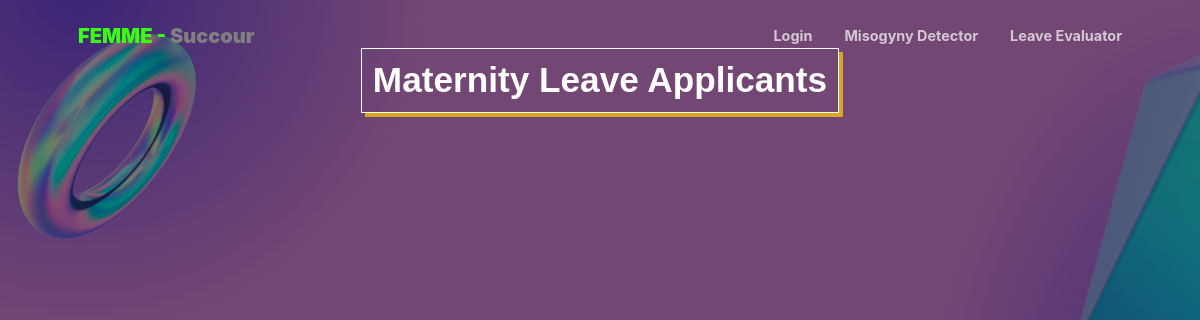
Page /leave/dashboard on the earlier database version.
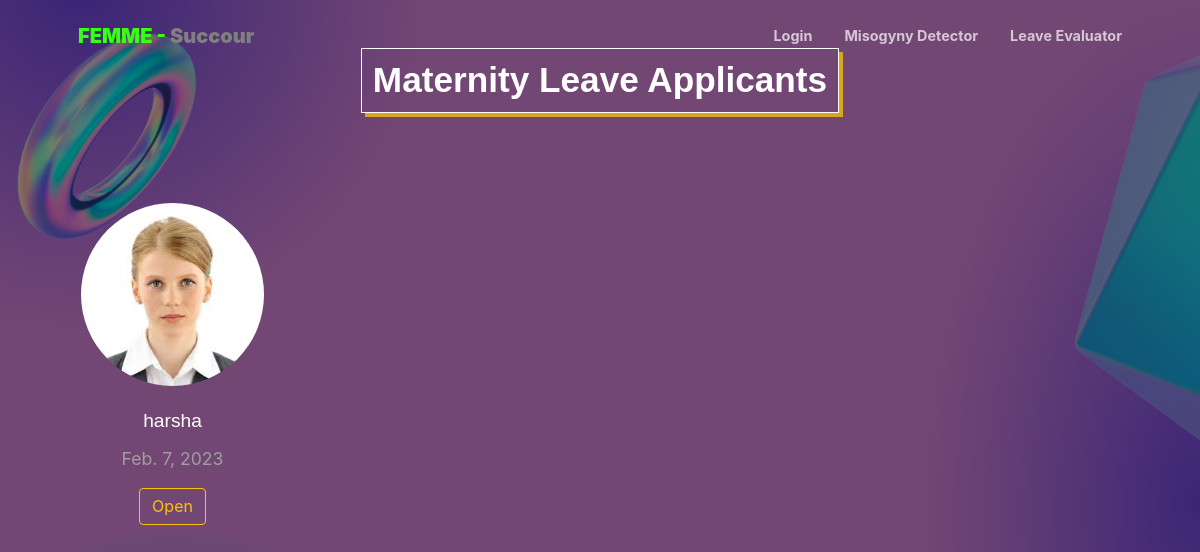
Same page on the later database version.
### leaveCalculator/models.py (models this page shows, shortened)
class Leave(models.Model):
    timestamp = models.DateTimeField(auto_now_add=True)
    profile = models.ForeignKey(Profile, on_delete=models.CASCADE)
    slug = models.SlugField(max_length=264, unique=True, default='',editable=False)
    report = models.FileField()
    maternity_leave = models.IntegerField(default=9)
    pregnancy_date = models.DateField()
    leave_approved = models.BooleanField(default=False)

### accounts/models.py (models this page shows)
class Profile(models.Model):
    user = models.OneToOneField(User, on_delete=models.CASCADE)
    is_HR = models.BooleanField()
    def __str__(self):
        return str(f'{self.user.username}')

### leaveCalculator/views.py (the view)
# urls.py: path('dashboard', views.leavedash, name="leavedash"),
def leavedash(request):
    leaves = list(Leave.objects.filter(leave_approved = False))
    context = {'leaves': leaves}
    return render(request, "hr_dashboard.html", context)

### templates/hr_dashboard.html (shortened to what this page needs)
{% extends "base.html" %}
{% load static %}
{% block content %}
<link rel="stylesheet" href="{% static 'css/hr_dash.css' %}">
<link rel="stylesheet" href="{% static 'css/main.css' %}">
<div class="container" id="dummy">
    <div class="row">
        <div class="col-sm-12 col-lg-12 col-md-12">
            <a class="ahead" href="#dummyhead">
                <h1 id="dummyhead" class="heading"
                    style="text-align: center; font-family: 'Montserrat', sans-serif; color: white; font-weight: bold; padding: 6%;">
                    Maternity Leave Applicants</h1>
            </a>
        </div>
    </div>
</div>
<div class="container">
    <div data-aos="fade-up-right">
        <div class="row" style="text-align: center;">
            {% for leave in leaves %}
            <div class="ppimg col-sm-12 col-lg-3 col-md-6">
                <a class="imglink">
                    <img class="pimg"
                        alt="1">
                </a>
                <a class="imgp" href="task1.html" style="padding: 4%; display: block;">{{ leave.profile }}</a>
                <p style="font-size: 1.1rem; color: rgb(160, 158, 158);">{{ leave.pregnancy_date }}</p>
                <a href="{% url 'leaveprofile' the_slug=leave.slug %}"">
                    <button type=" button" class="btn btn-outline-warning" style="line-height: 1.4;">Open</button>
                </a>
            </div>
            {% endfor %}
        </div>
    </div>
</div>
{% endblock content %}

### templates/base.html (shortened to what this page needs)
{% load static %}
<!DOCTYPE html>
<html lang="en">
<head>
</head>
<body>
    {% include 'navbar.html' %}
    {% block content %}
    {% endblock content %}
</body>
</html>

### templates/navbar.html (shortened to what this page needs)
<nav class="navbar navbar-expand-lg navbar-light fixed-top py-3" id="mainNav">
    <div class="container px-4 px-lg-5">
        <a class="navbar-brand" href="{% url 'home' %}"><b><span style="color:#39FF14">FEMME -</span>
                <span style="color: grey">Succour</span></b></a>
        <div class="collapse navbar-collapse" id="navbarResponsive">
            <ul class="navbar-nav ms-auto my-2 my-lg-0">
                {% if user.is_authenticated %}
                <li class="nav-item"><a class="nav-link" href="{% url 'profile' %}">{{ user }}</a></li>
                {% else %}
                <li class="nav-item"><a class="nav-link" href="{% url 'login' %}">Login</a></li>
                {% endif %}
                {% if user.profile.is_HR %}
                <li class="nav-item"><a class="nav-link" href="{% url 'uploadVideo' %}">Meeting Dashboard</a></li>
                <li class="nav-item"><a class="nav-link" href="{% url 'leavedash' %}">Leave Dashboard</a></li>
                {% else %}
                <li class="nav-item"><a class="nav-link" href="{% url 'uploadVideo' %}">Misogyny Detector</a></li>
                <li class="nav-item"><a class="nav-link" href="{% url 'uploadPDF' %}">Leave Evaluator</a></li>
                {% endif %}
            </ul>
        </div>
    </div>
</nav>

### static/css/hr_dash.css (style rules this page uses)
body { margin: 0; padding: 0; background: url("../images/1.png"); background-size: cover; position: relative; padding: 0; backdrop-filter: brightness(50%); }
#dummyhead { border: solid 0.1rem; display: inline-block; box-shadow: goldenrod 4px 4px !important; }
#dummy { text-align: center; padding: 4%; }
.heading { font-size: 2.2rem; padding: 1% !important; }
.pimg { width: 70%; border-radius: 100%; }
.ppimg { padding: 3%; }
.imgp { font-family: 'Montserrat', sans-serif; font-size: 1.2rem; margin-top: 4%; text-decoration: none; color: white !important; }

Differences in the rows shown:
added Leave: profile "harsha", pregnancy_date "Feb. 7, 2023"
